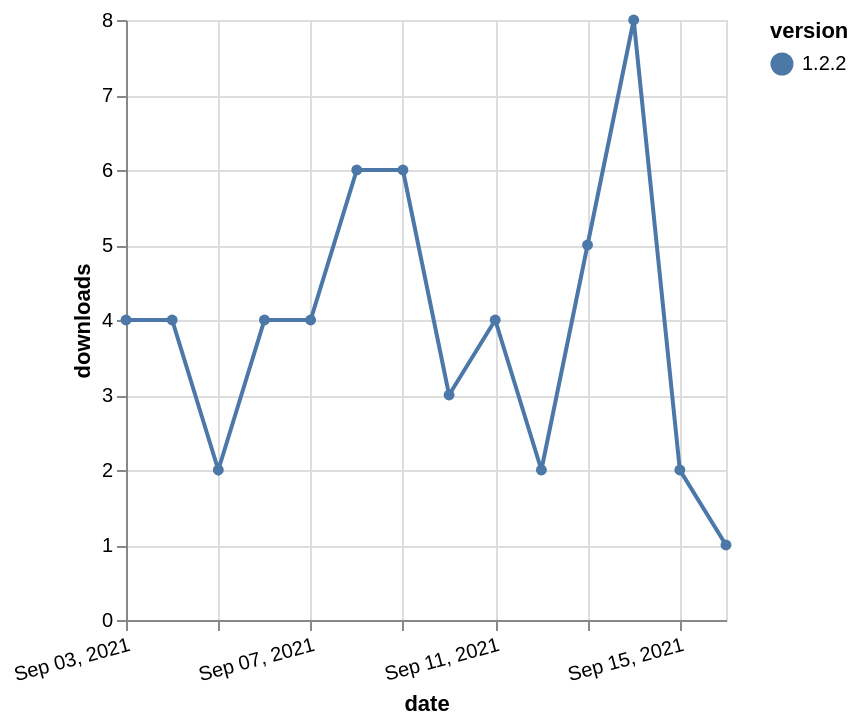

The specification (Vega-Lite) saved for this image:
### Vega-Lite specification from a JSON file in a GitHub repository (floating-point values rounded to 4 significant figures)
{"$schema": "https://vega.github.io/schema/vega-lite/v5.json", "description": "A simple bar chart with embedded data.", "data": {"values": [{"date": "2021-09-03", "total": 34077, "delta": 4, "version": "1.2.2"}, {"date": "2021-09-04", "total": 34081, "delta": 4, "version": "1.2.2"}, {"date": "2021-09-05", "total": 34083, "delta": 2, "version": "1.2.2"}, {"date": "2021-09-06", "total": 34087, "delta": 4, "version": "1.2.2"}, {"date": "2021-09-07", "total": 34091, "delta": 4, "version": "1.2.2"}, {"date": "2021-09-08", "total": 34097, "delta": 6, "version": "1.2.2"}, {"date": "2021-09-09", "total": 34103, "delta": 6, "version": "1.2.2"}, {"date": "2021-09-10", "total": 34106, "delta": 3, "version": "1.2.2"}, {"date": "2021-09-11", "total": 34110, "delta": 4, "version": "1.2.2"}, {"date": "2021-09-12", "total": 34112, "delta": 2, "version": "1.2.2"}, {"date": "2021-09-13", "total": 34117, "delta": 5, "version": "1.2.2"}, {"date": "2021-09-14", "total": 34125, "delta": 8, "version": "1.2.2"}, {"date": "2021-09-15", "total": 34127, "delta": 2, "version": "1.2.2"}, {"date": "2021-09-16", "total": 34128, "delta": 1, "version": "1.2.2"}]}, "width": "container", "mark": {"type": "line", "point": {"filled": true}}, "encoding": {"x": {"field": "date", "type": "temporal", "timeUnit": "yearmonthdate", "title": "date", "axis": {"labelAngle": -15}}, "y": {"field": "delta", "type": "quantitative", "title": "downloads"}, "color": {"field": "version", "type": "nominal"}, "tooltip": {"field": "delta"}}}
